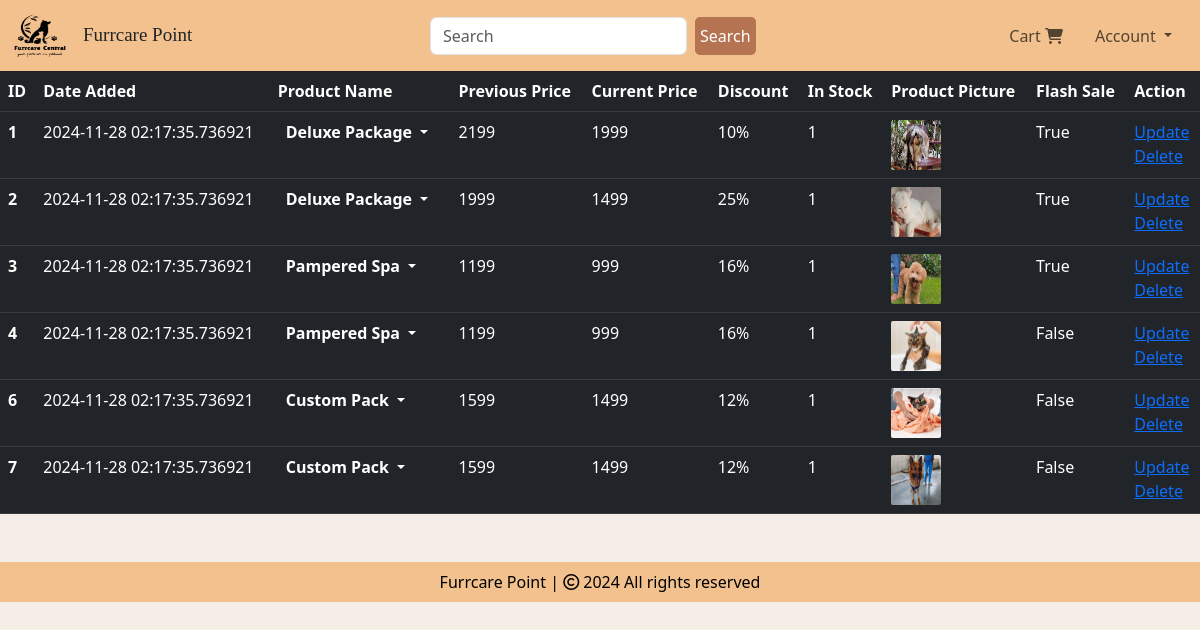
/shop-items (signed in), run on an earlier commit of the app's database.
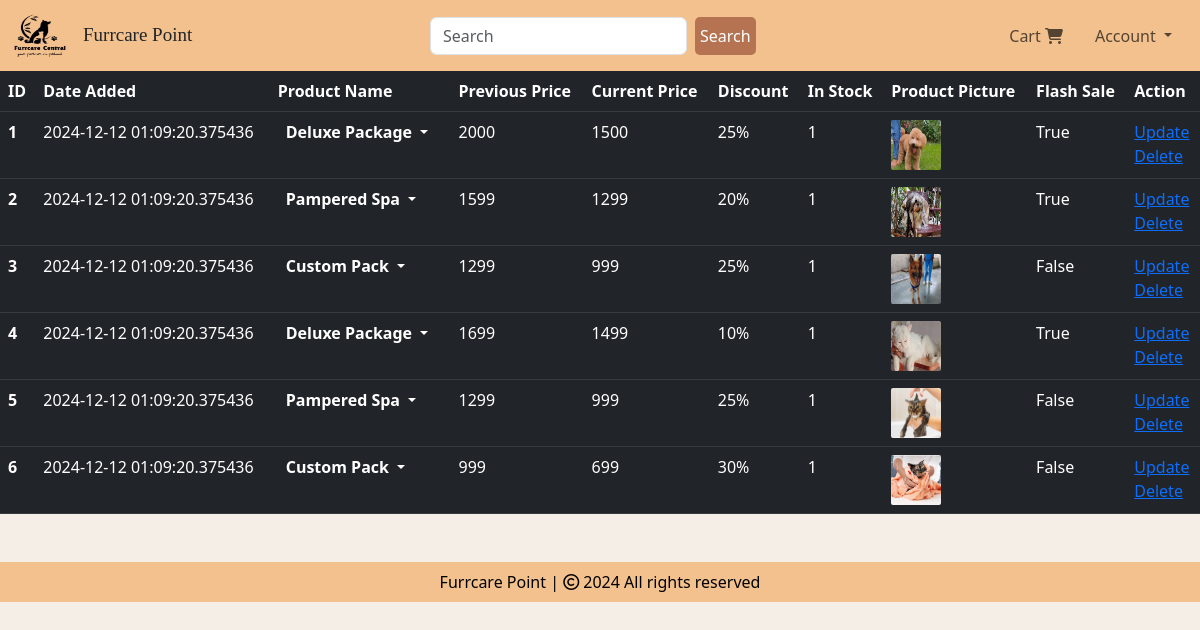
And on a later commit of the database.
### website/models.py (models this page shows, shortened)
class Product(db.Model):
    id = db.Column(db.Integer, primary_key=True)
    pet_type = db.Column(db.String(50), nullable=False)
    product_name = db.Column(db.String(100), nullable=False)
    current_price = db.Column(db.Integer, nullable=False)
    previous_price = db.Column(db.Integer, nullable=False)
    discount = db.Column(db.Integer, nullable=False)
    in_stock = db.Column(db.Integer, nullable=False)
    product_picture = db.Column(db.String(1000), nullable=False)
    flash_sale = db.Column(db.Boolean, default=False)
    description = db.Column(db.Text, nullable=True)
    date_added = db.Column(db.DateTime, default=datetime.now(IST))
    carts = db.relationship('Cart', backref=db.backref('product', lazy=True))
    orders = db.relationship('Order', backref=db.backref('product', lazy=True))
    bookdetails = db.relationship('Bookdetails', backref=db.backref('product', lazy=True))

### website/admin.py (the view)
@admin.route('/shop-items', methods=['GET', 'POST'])
@login_required
def shop_items():
    if current_user.id == 1:
        items = Product.query.order_by(Product.date_added).all()
        return render_template('shop_items.html', items=items)
    return render_template('404.html')

### website/__init__.py (called while the page is built)
def create_app():
    app = Flask(__name__)
    app.config['SECRET_KEY'] = 'hbnwdvbn ajnbsjn ahe'
    app.config['SQLALCHEMY_DATABASE_URI'] = f'sqlite:///{DB_NAME}'
    db.init_app(app)
    @app.errorhandler(404)
    def page_not_found(error):
        return render_template('404.html')
    login_manager = LoginManager()
    login_manager.init_app(app)
    login_manager.login_view = 'auth.login'
    @login_manager.user_loader
    def load_user(id):
        return Customer.query.get(int(id))
    from .views import views
    from .auth import auth
    from .admin import admin
    from .models import Customer, Cart, Product, Order
    app.register_blueprint(views, url_prefix='/') # localhost:5000/about-us
    app.register_blueprint(auth, url_prefix='/') # localhost:5000/auth/change-password
    app.register_blueprint(admin, url_prefix='/')
    return app

### website/templates/shop_items.html (shortened to what this page needs)
{% extends 'base.html' %}
{% block body %}
{% if items | length < 1 %}
<h3 style="color: black; text-align: center; margin-top:10px">No Shop Items </h3>
<div class="mt-4"  style="text-align:center; "><span>Want to add some new items?</span><a href="/add-shop-items" style="text-decoration: none;text-align:center; margin:auto;">Add items</a></div>
{% else %}
<table class="table table-dark table-hover">
    <thead>
        <tr>
            <th scope="col">ID</th>
            <th scope="col">Date Added</th>
            <th scope="col">Product Name</th>
            <th scope="col">Previous Price</th>
            <th scope="col">Current Price</th>
            <th scope="col">Discount</th>
            <th scope="col">In Stock</th>
            <th scope="col">Product Picture</th>
            <th scope="col">Flash Sale</th>
            <th scope="col">Action</th>
        </tr>
    </thead>
    <tbody>
        {% for item in items %}
        <tr>
            <th scope="row">{{ item.id }}</th>
            <td>{{ item.date_added }}</td>
            <th scope="col"><div class="dropdown">
            <li class="nav-item dropdown mx-2">
                <a class="nav-link dropdown-toggle text-grey" href="#" role="button", id="profileDropdown"
                data-bs-toggle="dropdown" aria-hidden="false">
                {{item.product_name}}
              </a>
            </li>
            </th>
            <td>{{ item.previous_price }}</td>
            <td>{{ item.current_price }}</td>
            <td>{{ item.discount }}%</td>
            <td>{{ item.in_stock }}</td>
            <td><img src="{{ item.product_picture }}" alt="" style="height: 50px; width: 50px; border-radius: 2px;"></td>
            <td>{{ item.flash_sale }}</td>
            <td>
                <a href="/update-item/{{ item.id }}">Update</a>
                <br>
                <a href="/delete-item/{{ item.id }}">Delete</a>
            </td>
        </tr>
        {% endfor %}
    </tbody>
</table>
{% endif %}
{% endblock %}

### website/templates/base.html (shortened to what this page needs)
<!DOCTYPE html>
<html lang="en">
<head>
    <link rel="stylesheet" href="https://cdnjs.cloudflare.com/ajax/libs/bootstrap-icons/1.10.5/font/bootstrap-icons.min.css" />
    <link rel="stylesheet" href="{{ url_for('static', filename='css/all.min.css') }}">
    <link rel="stylesheet" href="{{ url_for('static', filename='css/bootstrap.min.css') }}">
    <link rel="stylesheet" href="{{ url_for('static', filename='css/style.css') }}">
</head>
<body style="background-color:#F5EEE6;">
    <nav class="navbar navbar-expand-lg" style="background-color: #F2C18D;">
        <div class="container-fluid">
          <a class="navbar-brand" href="./">
            <img src="../static/images/icon_fc.jpg" alt="Bootstrap" width="55" height="45">
            <a class="nav-link active" aria-current="page" href="/" style="font-family: cursive; font-size: 19px;">Furrcare Point</a>
          </a>
          <div class="collapse navbar-collapse" id="navbarSupportedContent">
            <form class="d-flex" role="search" action="/search" style="margin-right: auto;" method="POST">
              <input class="form-control me-2" name="search" type="search" placeholder="Search" aria-label="Search">
              <button class="custom-btn" type="submit">Search</button>
            </form>
            {% if current_user.is_authenticated %}
            <ul class="navbar-nav me-10 mb-2 mb-lg-0 ">
              <li class="nav-item mx-2" id="items">
                {% if cart | length < 1 %}
                <a class="nav-link text-grey h123" href="/cart"> Cart
                  <i class="fa-solid fa-cart-shopping h123"></i>
                </a>
                {% else %}
                <a class="nav-link text-grey h123" href="/cart"><span class="badge bg-success"></span> Cart
                  <i class="bi bi-{{ cart | length }}-square-fill"></i>
                </a>
                {% endif %}
              </li>
              <li class="nav-item dropdown mx-2">
                <a class="nav-link dropdown-toggle text-grey" href="#" role="button", id="profileDropdown"
                data-bs-toggle="dropdown" aria-hidden="false">
                Account
              </a>
            </li>
          </ul>
          {% else %}
          <ul class="navbar-nav me-10 mb-2 mb-lg-0 ">
            <a href="/login" class="custom-btn">Login/Register</a>
          </ul>
          {% endif %}
        </div>
        </div>
      </nav>
      {% block body %}
      {% endblock %}
        {% if not home_page %}
        <footer class="container-fluid  text-center p-2 mt-5 " style="background-color: #F2C18D; color: black;">
        <a href="/" style="color: black; text-decoration:none">Furrcare Point</a> | <span>
          <i class="fa-sharp fa-regular fa-copyright"></i></span> 2024 All rights reserved
        </footer>
      {% endif %}
</body>
</html>

### website/templates/base.html (style rules this page uses)
.custom-btn { background-color: #B67352; color: #fff; border: none; padding: 5px 5px; border-radius: 5px; transition: background-color 0.3s ease; text-decoration: none; display: inline-block; cursor: pointer; }

### website/templates/shop_items.html (style rules this page uses)
.dropdown { position: relative; display: inline-block; }

What changed in the data, as far as the page shows it:
removed Product: id "7", date_added "2024-11-28 02:17:35.736921", product_name "Custom Pack", previous_price "1599", current_price "1499", discount "12", in_stock "1", product_picture (picture), flash_sale "False"
changed Product id 1: date_added "2024-11-28 02:17:35.736921" → "2024-12-12 01:09:20.375436"; previous_price "2199" → "2000"; current_price "1999" → "1500"; discount "10" → "25"; product_picture: a different picture
changed Product id 2: date_added "2024-11-28 02:17:35.736921" → "2024-12-12 01:09:20.375436"; product_name "Deluxe Package" → "Pampered Spa"; previous_price "1999" → "1599"; current_price "1499" → "1299"; discount "25" → "20"; product_picture: a different picture
changed Product id 3: date_added "2024-11-28 02:17:35.736921" → "2024-12-12 01:09:20.375436"; product_name "Pampered Spa" → "Custom Pack"; previous_price "1199" → "1299"; discount "16" → "25"; product_picture: a different picture; flash_sale "True" → "False"
changed Product id 4: date_added "2024-11-28 02:17:35.736921" → "2024-12-12 01:09:20.375436"; product_name "Pampered Spa" → "Deluxe Package"; previous_price "1199" → "1699"; current_price "999" → "1499"; discount "16" → "10"; product_picture: a different picture; flash_sale "False" → "True"
added Product: id "5", date_added "2024-12-12 01:09:20.375436", product_name "Pampered Spa", previous_price "1299", current_price "999", discount "25", in_stock "1", product_picture (picture), flash_sale "False"
changed Product id 6: date_added "2024-11-28 02:17:35.736921" → "2024-12-12 01:09:20.375436"; previous_price "1599" → "999"; current_price "1499" → "699"; discount "12" → "30"
